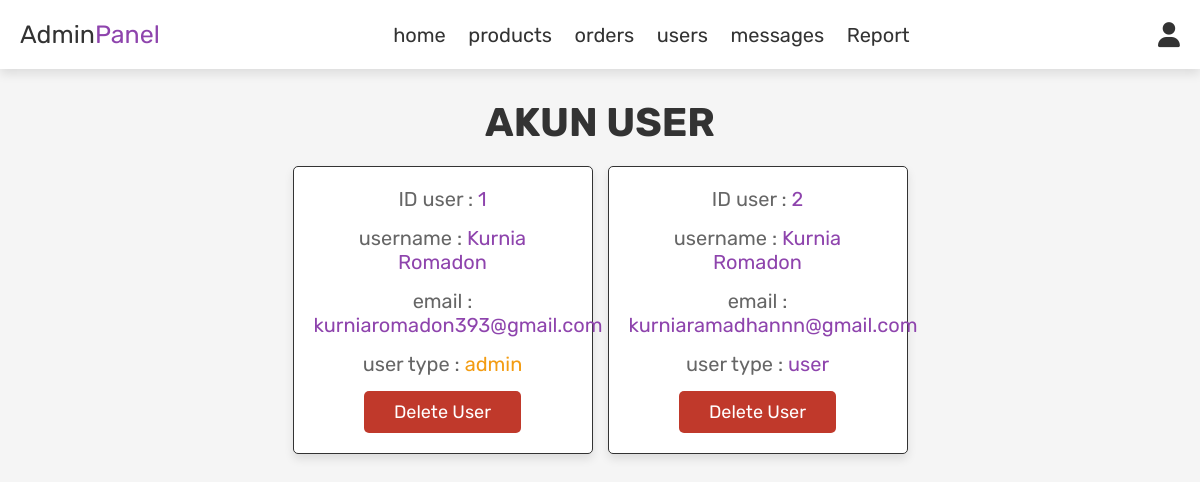
/admin_users.php (signed in), run on the app's committed database.
### tables this page shows
CREATE TABLE `users` (
  `id` int(100) NOT NULL,
  `name` varchar(100) NOT NULL,
  `email` varchar(100) NOT NULL,
  `password` varchar(100) NOT NULL,
  `user_type` varchar(20) NOT NULL DEFAULT 'user'
);

### admin_users.php (the view, shortened to what this page needs)
<?php
include 'config.php';
?>
<!DOCTYPE html>
<html lang="en">
<head>
   <link rel="stylesheet" href="https://cdnjs.cloudflare.com/ajax/libs/font-awesome/6.0.0/css/all.min.css">
   <link rel="stylesheet" href="css/admin_style.css">
</head>
<body>
<?php include 'admin_header.php'; ?>
<section class="users">
   <h1 class="title"> Akun User </h1>
   <div class="box-container">
      <?php
         $select_users = mysqli_query($conn, "SELECT * FROM `users`") or die('query failed');
         while($fetch_users = mysqli_fetch_assoc($select_users)){
      ?>
      <div class="box">
         <p> ID user : <span><?php echo $fetch_users['id']; ?></span> </p>
         <p> username : <span><?php echo $fetch_users['name']; ?></span> </p>
         <p> email : <span><?php echo $fetch_users['email']; ?></span> </p>
         <p> user type : <span style="color:<?php if($fetch_users['user_type'] == 'admin'){ echo 'var(--orange)'; } ?>"><?php echo $fetch_users['user_type']; ?></span> </p>
         <a href="admin_users.php?delete=<?php echo $fetch_users['id']; ?>" onclick="return confirm('delete this user?');" class="delete-btn">delete user</a>
      </div>
      <?php
         };
      ?>
   </div>
</section>
</body>
</html>

### css/admin_style.css (style rules this page uses)
:root { --purple:#8e44ad; --red:#c0392b; --orange:#f39c12; --black:#333; --white:#fff; --light-color:#666; --light-white:#ccc; --light-bg:#f5f5f5; --border:.1rem solid var(--black); --box-shadow:0 .5rem 1rem rgba(0,0,0,.1); }
* { font-family: 'Rubik', sans-serif; margin:0; padding:0; box-sizing: border-box; outline: none; border:none; text-decoration: none; transition:all .2s linear; }
html { font-size: 62.5%; overflow-x: hidden; }
body { background-color: var(--light-bg); }
section { padding:3rem 2rem; }
.title { text-align: center; margin-bottom: 2rem; text-transform: uppercase; color:var(--black); font-size: 4rem; }
.btn, .option-btn, .delete-btn, .white-btn { display: inline-block; margin-top: 1rem; padding:1rem 3rem; cursor: pointer; color:var(--white); font-size: 1.8rem; border-radius: .5rem; text-transform: capitalize; }
.delete-btn { background-color: var(--red); }
.users .box-container { display: grid; grid-template-columns: repeat(auto-fit, 30rem); justify-content: center; gap:1.5rem; max-width: 1200px; margin:0 auto; align-items: flex-start; }
.users .box-container .box { background-color: var(--white); padding:2rem; border:var(--border); box-shadow: var(--box-shadow); border-radius: .5rem; text-align: center; }
.users .box-container .box p { padding-bottom: 1.5rem; font-size: 2rem; color:var(--light-color); }
.users .box-container .box p span { color:var(--purple); }
.users .box-container .box .delete-btn { margin-top: 0; }

### data on the page
users: id "1", name "Kurnia Romadon", email "kurniaromadon393@gmail.com", user_type "admin"
users: id "2", name "Kurnia Romadon", email "kurniaramadhannn@gmail.com", user_type "user"
